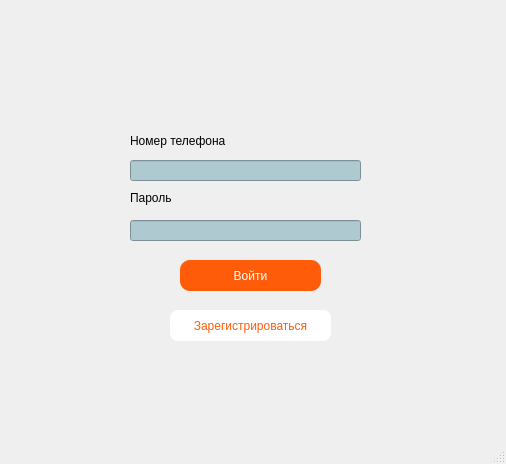
<?xml version="1.0" encoding="UTF-8"?>
<ui version="4.0">
 <class>Autho</class>
 <widget class="QMainWindow" name="Autho">
  <property name="geometry">
   <rect>
    <x>0</x>
    <y>0</y>
    <width>506</width>
    <height>464</height>
   </rect>
  </property>
  <property name="windowTitle">
   <string>Autho</string>
  </property>
  <widget class="QWidget" name="centralwidget">
   <widget class="QLineEdit" name="pswdEdit">
    <property name="geometry">
     <rect>
      <x>130</x>
      <y>220</y>
      <width>231</width>
      <height>21</height>
     </rect>
    </property>
    <property name="styleSheet">
     <string notr="true">background-color: rgb(174, 202, 208);</string>
    </property>
    <property name="text">
     <string/>
    </property>
    <property name="echoMode">
     <enum>QLineEdit::Password</enum>
    </property>
   </widget>
   <widget class="QLabel" name="label_3">
    <property name="geometry">
     <rect>
      <x>130</x>
      <y>130</y>
      <width>111</width>
      <height>21</height>
     </rect>
    </property>
    <property name="text">
     <string>Номер телефона</string>
    </property>
   </widget>
   <widget class="QPushButton" name="authButton">
    <property name="geometry">
     <rect>
      <x>180</x>
      <y>260</y>
      <width>141</width>
      <height>31</height>
     </rect>
    </property>
    <property name="styleSheet">
     <string notr="true">background: rgb(255, 92, 10);
color: rgb(255, 255, 255);
border-radius: 10px;</string>
    </property>
    <property name="text">
     <string>Войти</string>
    </property>
   </widget>
   <widget class="QLineEdit" name="loginEdit">
    <property name="geometry">
     <rect>
      <x>130</x>
      <y>160</y>
      <width>231</width>
      <height>21</height>
     </rect>
    </property>
    <property name="styleSheet">
     <string notr="true">background-color: rgb(174, 202, 208);</string>
    </property>
   </widget>
   <widget class="QLabel" name="label_4">
    <property name="geometry">
     <rect>
      <x>130</x>
      <y>190</y>
      <width>55</width>
      <height>16</height>
     </rect>
    </property>
    <property name="text">
     <string>Пароль</string>
    </property>
   </widget>
   <widget class="QPushButton" name="regButton">
    <property name="geometry">
     <rect>
      <x>170</x>
      <y>310</y>
      <width>161</width>
      <height>31</height>
     </rect>
    </property>
    <property name="styleSheet">
     <string notr="true">background: rgb(255, 255, 255); 
color: rgb(255, 92, 10);
border-radius: 8px;
</string>
    </property>
    <property name="text">
     <string>Зарегистрироваться</string>
    </property>
   </widget>
  </widget>
  <widget class="QMenuBar" name="menubar">
   <property name="geometry">
    <rect>
     <x>0</x>
     <y>0</y>
     <width>506</width>
     <height>26</height>
    </rect>
   </property>
  </widget>
  <widget class="QStatusBar" name="statusbar"/>
 </widget>
 <resources/>
 <connections/>
</ui>
